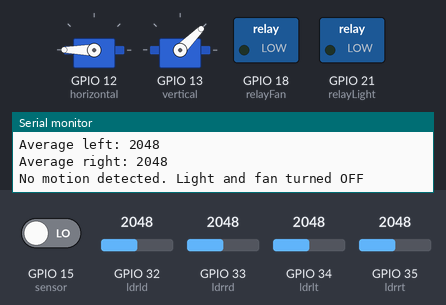
A sketch run on a simulated ESP32. Parts: 2 × servo, switched loads named in the sketch (green lamp = pin HIGH), the last lines printed to the serial monitor. The inputs (shaded band) are chosen by the test bench; at power-on: GPIO 32 (ldrld) = 2048, GPIO 15 (sensor) LOW, GPIO 33 (ldrrd) = 2048, GPIO 35 (ldrrt) = 2048, GPIO 34 (ldrlt) = 2048.

Above: at 3.7 s.
3.8 s: GPIO 32 (ldrld) set to 2408
5.3 s: GPIO 32 (ldrld) set to 2495
At 6.74 s:
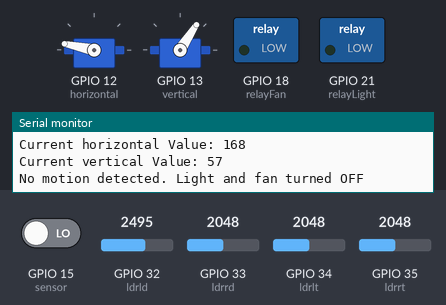
8.3 s: GPIO 15 (sensor) driven HIGH
At 8.47 s:
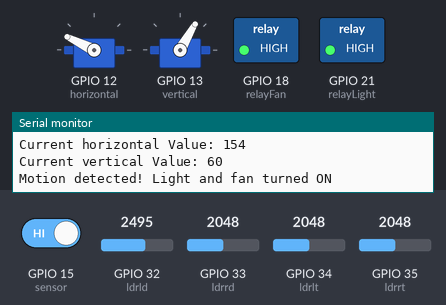
11.3 s: GPIO 33 (ldrrd) set to 1266
14.3 s: GPIO 33 (ldrrd) set to 1164
At 14.47 s:
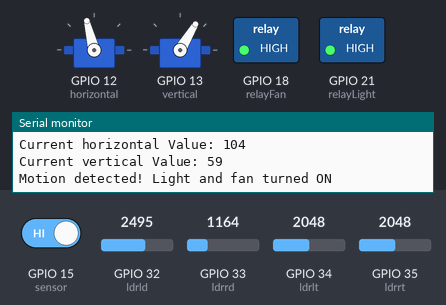
17.3 s: GPIO 35 (ldrrt) set to 1238
At 17.41 s:
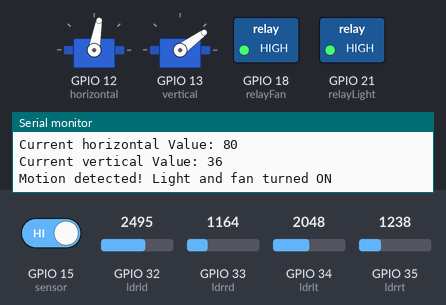
20.3 s: GPIO 35 (ldrrt) set to 1163
At 20.47 s:
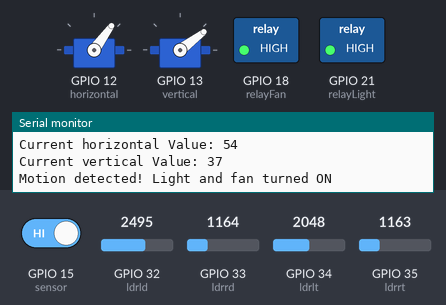
Timing chart, 0 to 26.3 s (numbered marks = the images above; inputs shaded):
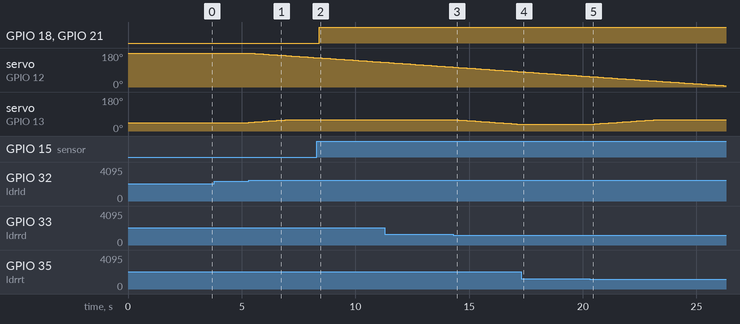

The sketch:

sketch_may5a.ino
```cpp
#include <ESP32Servo.h>
//main1 og
const int relayLight = 21; // define relay pin for light
const int relayFan = 18; // define relay pin for fan
const int sensor = 15; // define sensor pin

Servo horizontal; // horizontal servo
int servoh = 180;
int servohLimitHigh = 175;
int servohLimitLow = 5;

Servo vertical; // vertical servo
int servov = 45;
int servovLimitHigh = 60;
int servovLimitLow = 30;

// LDR pin connections
// name = analogpin;
int ldrlt = 34; //LDR top left - BOTTOM LEFT <--- BDG
int ldrrt = 35; //LDR top right - BOTTOM RIGHT
int ldrld = 32; //LDR down left - TOP LEFT
int ldrrd = 33; //LDR down right - TOP RIGHT

void setup() {
  horizontal.attach(12); // Assuming GPIO18 for horizontal servo
  vertical.attach(13); // Assuming GPIO19 for vertical servo
  horizontal.write(180);
  vertical.write(45);
  delay(2500);

  Serial.begin(115200);
    pinMode(relayLight, OUTPUT); // initialize relay for light as an output
  pinMode(relayFan, OUTPUT); // initialize relay for fan as an output
  pinMode(sensor, INPUT); // initialize sensor as an input
  Serial.begin(115200); // initialize serial

}

void loop() {
  int lt = analogRead(ldrlt); // top left
  int rt = analogRead(ldrrt); // top right
  int ld = analogRead(ldrld); // down left
  int rd = analogRead(ldrrd); // down right
  int dtime = 10;
  int tol = 200; // tolerance
  int avt = (lt + rt) / 2; // average value top
  int avd = (ld + rd) / 2; // average value down
  int avl = (lt + ld) / 2; // average value left
  int avr = (rt + rd) / 2; // average value right

  Serial.print("Average top: ");
  Serial.println(avt);
  Serial.print("Average bottom: ");
  Serial.println(avd);
  Serial.print("Average left: ");
  Serial.println(avl);
  Serial.print("Average right: ");
  Serial.println(avr);
  Serial.println();

  int dvert = avt - avd; // check the difference of up and down
  int dhoriz = avl - avr; // check the difference of left and right

  if (-1 * tol > dvert || dvert > tol) {
    if (avt < avd) {
      servov++;
      if (servov > servovLimitHigh) {
        servov = servovLimitHigh;
      }
    } else if (avt > avd) {
      servov--;
      if (servov < servovLimitLow) {
        servov = servovLimitLow;
      }
    }
    Serial.print("Current vertical Value: ");
    Serial.println(servov);
    Serial.print("Current horizontal Value: ");
    Serial.println(servoh);
    Serial.println();
    vertical.write(servov);
  }
  if (-1 * tol > dhoriz || dhoriz > tol) {
    if (avl < avr) {
      servoh++;
      if (servoh > servohLimitHigh) {
        servoh = servohLimitHigh;
      }

    } else if (avl > avr) {
      servoh--;
      if (servoh < servohLimitLow) {
        servoh = servohLimitLow;
      }
    }
    Serial.print("Current horizontal Value: ");
    Serial.println(servoh);

    Serial.print("Current vertical Value: ");
    Serial.println(servov);
    Serial.println();
    horizontal.write(servoh);
  }

  delay(dtime);


  int val = digitalRead(sensor); // read sensor value
  if (val == HIGH) { // check if the sensor is HIGH (motion detected)
    digitalWrite(relayLight, HIGH); // turn relay for light OFF
    digitalWrite(relayFan, HIGH); // turn relay for fan OFF
    Serial.println("Motion detected! Light and fan turned ON");
  } else {
    digitalWrite(relayLight, LOW); // turn relay for light ON
    digitalWrite(relayFan, LOW); // turn relay for fan ON
    Serial.println("No motion detected. Light and fan turned OFF");
  }
  delay(100); // adjust the delay time according to your needs
}
```

Measured:
- the behaviour switches between 2449 and 2450 on GPIO 32 (ldrld) (found by bisection; images 0 and 1)
- the behaviour switches between 1201 and 1200 on GPIO 33 (ldrrd) (found by bisection; images 2 and 3)
- the behaviour switches between 1210 and 1209 on GPIO 35 (ldrrt) (found by bisection; images 4 and 5)
- after the input at 5.3 s, servo on GPIO 12 (horizontal): moves from 180° to 155° over 3.0 s, starting at once; servo on GPIO 13 (vertical): moves from 45° to 60° over 1.7 s, starting at once
- after the input at 8.3 s, GPIO 18 (relayFan), GPIO 21 (relayLight): LOW → HIGH after 0.11 s
- after the input at 14.3 s, servo on GPIO 13 (vertical): moves from 60° to 36° over 2.8 s, starting after 0.11 s
- after the input at 17.3 s, servo on GPIO 13 (vertical): stays 36° (without the input it goes to 35° after 0.05 s)
- after the input at 20.3 s, servo on GPIO 13 (vertical): moves from 36° to 60° over 2.8 s, starting after 0.11 s
